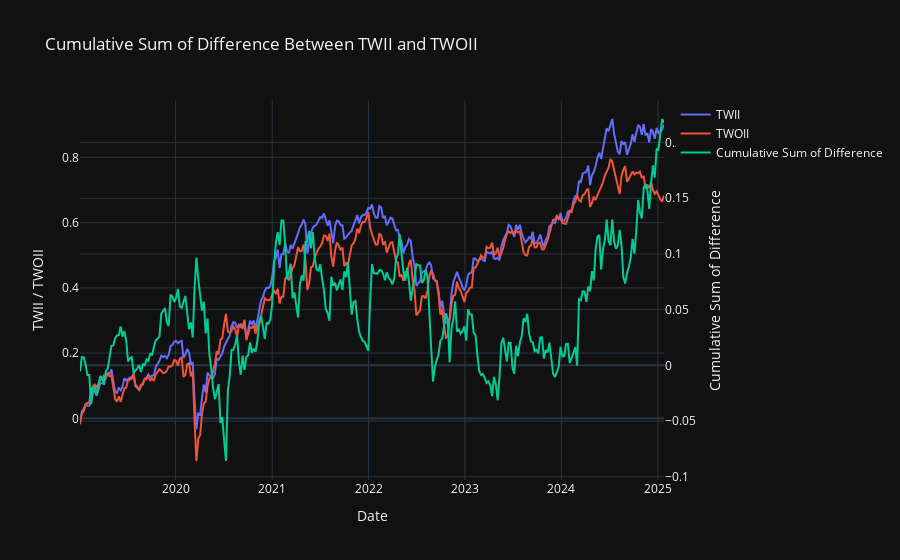

Source (notebook cell):
### Code cell
import plotly.graph_objs as go
import pandas as pd
import yfinance as yf
start = '2019-01-01'
twii = yf.download("^TWII", start=start, progress=False, rounding=2)
twoii = yf.download("^TWOII", start=start, progress=False, rounding=2)
df = twii[['Close']].copy()
df.columns = ["twii"]
df['twoii'] = twoii['Close']
df_log = np.log(df / df.shift(1))
df_log = df_log.resample("W-FRI").sum()
# Assuming df_log is your DataFrame with the columns 'twii' and 'twoii'
df_log['diff'] = df_log['twii'] - df_log['twoii']
df_cumsum = df_log.cumsum()


import plotly.graph_objs as go

# Create the Plotly figure
fig = go.Figure()

# Add the TWII trace (primary y-axis)
fig.add_trace(go.Scatter(x=df_cumsum.index, y=df_cumsum['twii'], mode='lines', name='TWII'))

# Add the TWOII trace (primary y-axis)
fig.add_trace(go.Scatter(x=df_cumsum.index, y=df_cumsum['twoii'], mode='lines', name='TWOII'))

# Add the Cumulative Sum of the Difference trace (secondary y-axis)
fig.add_trace(go.Scatter(x=df_cumsum.index, y=df_cumsum['diff'], mode='lines', name='Cumulative Sum of Difference', yaxis="y2"))

# Customize the layout
fig.update_layout(
    title="Cumulative Sum of Difference Between TWII and TWOII",
    xaxis_title="Date",
    yaxis_title="TWII / TWOII",
    yaxis2=dict(
        title="Cumulative Sum of Difference",
        overlaying="y",  # Overlay on the primary y-axis
        side="right"     # Place the secondary y-axis on the right
    ),
    template="plotly_dark"
)

# Show the plot
fig.show()

### Figure 1 — Plotly figure (JSON) as saved in the notebook; plotly's stock layout.template omitted (floating-point values rounded to 4 significant figures; data arrays with more than 128 entries replaced by an {"elided": "..."} marker saying what was removed)
{"data": [{"mode": "lines", "name": "TWII", "type": "scatter", "x": {"elided": "317 str values"}, "y": {"elided": "317 float values"}}, {"mode": "lines", "name": "TWOII", "type": "scatter", "x": {"elided": "317 str values"}, "y": {"elided": "317 float values"}}, {"mode": "lines", "name": "Cumulative Sum of Difference", "type": "scatter", "x": {"elided": "317 str values"}, "y": {"elided": "317 float values"}, "yaxis": "y2"}], "layout": {"title": {"text": "Cumulative Sum of Difference Between TWII and TWOII"}, "xaxis": {"title": {"text": "Date"}}, "yaxis": {"title": {"text": "TWII / TWOII"}}, "yaxis2": {"overlaying": "y", "side": "right", "title": {"text": "Cumulative Sum of Difference"}}}}
